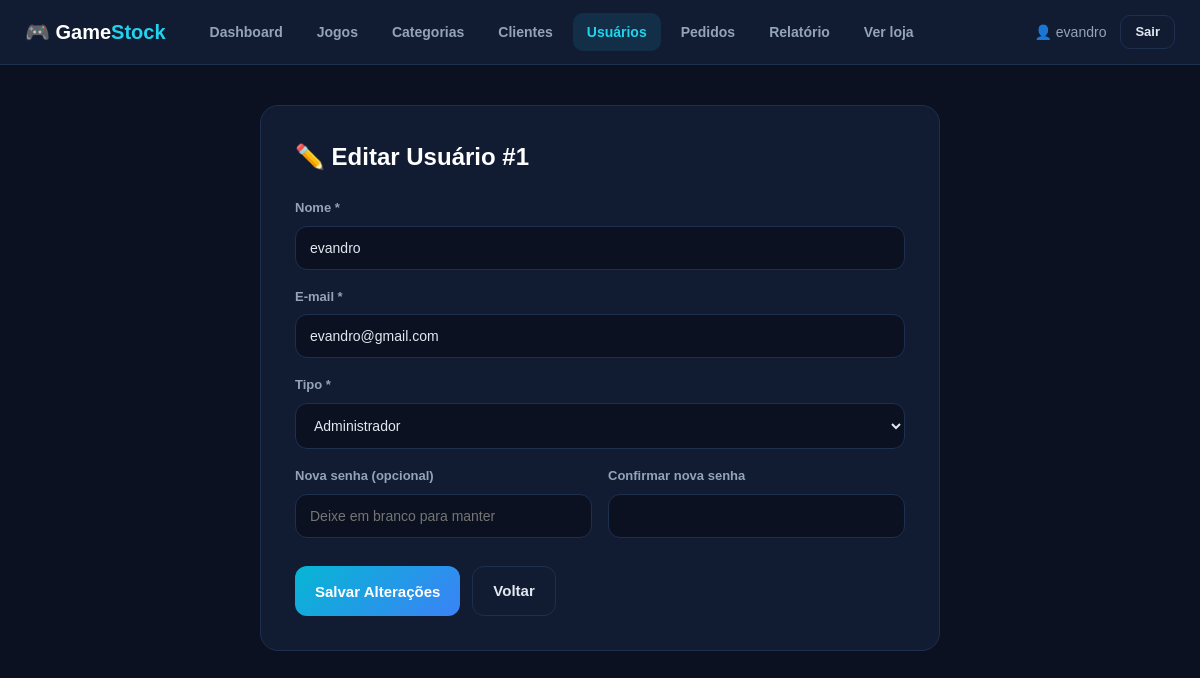
The page /admin/views/editar_usuario.php?id=1 (signed in) on the database its author committed.
### tables this page shows
CREATE TABLE usuarios (
    id INT AUTO_INCREMENT PRIMARY KEY,
    nome VARCHAR(100) NOT NULL,
    email VARCHAR(150) UNIQUE NOT NULL,
    senha VARCHAR(255) NOT NULL,
    tipo ENUM('admin', 'user') DEFAULT 'user',
    created_at TIMESTAMP DEFAULT CURRENT_TIMESTAMP,
    updated_at TIMESTAMP DEFAULT CURRENT_TIMESTAMP ON UPDATE CURRENT_TIMESTAMP
);

### admin/config/conexao.php (called while the page is built, shortened)
<?php
class Conexao
{
    private static ?PDO $instancia = null;
    public static function getInstance(): PDO
    {
        if (self::$instancia === null) {
            try {
                self::$instancia = new PDO(
                    'mysql:host=' . self::HOST . ';dbname=' . self::BANCO . ';charset=utf8mb4',
                    self::USUARIO,
                    self::SENHA,
                    [
                        PDO::ATTR_ERRMODE            => PDO::ERRMODE_EXCEPTION,
                        PDO::ATTR_DEFAULT_FETCH_MODE => PDO::FETCH_ASSOC,
                    ]
                );
            } catch (PDOException $e) {
                http_response_code(500);
                exit('Erro! Não foi possível conectar ao banco. Importe o arquivo database.sql e confira o admin/config/conexao.php. Detalhe: '
                    . htmlspecialchars($e->getMessage(), ENT_QUOTES, 'UTF-8'));
            }
        }
        return self::$instancia;
    }
}
function e($valor): string
{
    return htmlspecialchars((string)$valor, ENT_QUOTES, 'UTF-8');
}
function usuario_logado(): ?array
{
    return $_SESSION['usuario'] ?? null;
}
function old_pegar(): array
{
    $old = $_SESSION['old'] ?? [];
    return $old;
}

### admin/models/usuarios.php (called while the page is built, shortened)
<?php
require_once __DIR__ . '/../config/conexao.php';
class Usuario
{
    private $pdo;
    public function __construct()
    {
        $this->pdo = Conexao::getInstance();
    }
    public function buscarPorId($id)
    {
        $sth = $this->pdo->prepare(
            "SELECT id, nome, email, tipo, created_at, updated_at FROM usuarios WHERE id = ?"
        );
        $sth->execute([(int)$id]);
        return $sth->fetch();
    }
}

### admin/views/editar_usuario.php (the view, shortened to what this page needs)
<?php
require_once __DIR__ . '/../models/usuarios.php';
$id    = (int)($_GET['id'] ?? 0);
$atual = $id ? (new Usuario())->buscarPorId($id) : false;
$dados = array_merge(['nome' => $atual['nome'], 'email' => $atual['email'], 'tipo' => $atual['tipo']], old_pegar());
?>
<!DOCTYPE html>
<html lang="pt-br">
<head>
    <link rel="stylesheet" href="../public/css/style.css">
</head>
<body>
<header class="topbar">
    <div class="topbar-inner">
        <a class="brand" href="dashboard.php">🎮 Game<span>Stock</span></a>
        <nav class="nav">
            <a href="dashboard.php" class="">Dashboard</a>
            <a href="gerenciar_games.php" class="">Jogos</a>
            <a href="ver_categorias.php" class="">Categorias</a>
            <a href="ver_clientes.php" class="">Clientes</a>
            <a href="ver_usuarios.php" class="active">Usuários</a>
            <a href="ver_pedidos.php" class="">Pedidos</a>
            <a href="relatorio_vendas.php" class="">Relatório</a>
            <a href="../../loja/views/loja.php">Ver loja</a>
        </nav>
        <div class="topbar-user">
            <span>👤 <?= e(usuario_logado()['nome']) ?></span>
            <a href="../controllers/logout.php" class="btn-ghost">Sair</a>
        </div>
    </div>
</header>
<div class="form-container">
    <h2>✏️ Editar Usuário #<?= (int)$id ?></h2>
    <form method="POST" action="../controllers/salvar_usuario.php" data-validar novalidate>
        <div class="form-group">
            <label for="nome">Nome *</label>
            <input type="text" id="nome" name="nome" maxlength="100" value="<?= e($dados['nome']) ?>" required>
        </div>
        <div class="form-group">
            <label for="email">E-mail *</label>
            <input type="email" id="email" name="email" maxlength="150" value="<?= e($dados['email']) ?>" required>
        </div>
        <div class="form-group">
            <label for="tipo">Tipo *</label>
            <select id="tipo" name="tipo">
                <option value="admin" <?= $dados['tipo'] === 'admin' ? 'selected' : '' ?>>Administrador</option>
            </select>
        </div>
        <div class="form-row">
            <div class="form-group">
                <label for="senha">Nova senha (opcional)</label>
                <input type="password" id="senha" name="senha" minlength="6"  placeholder="Deixe em branco para manter">
            </div>
            <div class="form-group">
                <label for="confirmar">Confirmar nova senha</label>
                <input type="password" id="confirmar" name="confirmar" minlength="6" data-igual="#senha" >
            </div>
        </div>
        <div class="form-buttons">
            <button type="submit" class="btn-primary">Salvar Alterações</button>
            <a href="ver_usuarios.php" class="btn-secondary">Voltar</a>
        </div>
    </form>
</div>
</body>
</html>

### admin/public/css/style.css (style rules this page uses)
:root { --bg: #0b1120; --painel: #111c33; --painel-2: #16233f; --borda: #1f2f4f; --texto: #e2e8f0; --texto-suave: #94a3b8; --ciano: #22d3ee; --azul: #3b82f6; --verde: #22c55e; --amarelo: #f59e0b; --vermelho: #ef4444; --raio: 14px; }
* { margin: 0; padding: 0; box-sizing: border-box; }
body { font-family: Arial, Helvetica, sans-serif; background: var(--bg); color: var(--texto); min-height: 100vh; line-height: 1.45; }
a { color: inherit; }
.topbar { background: var(--painel); border-bottom: 1px solid var(--borda); position: sticky; top: 0; z-index: 20; }
.topbar-inner { max-width: 1400px; margin: 0 auto; padding: 0 25px; height: 64px; display: flex; align-items: center; gap: 30px; }
.brand { font-size: 20px; font-weight: bold; color: #fff; text-decoration: none; white-space: nowrap; }
.brand span { color: var(--ciano); }
.nav { display: flex; gap: 6px; flex: 1; }
.nav a { text-decoration: none; color: var(--texto-suave); padding: 9px 14px; border-radius: 10px; font-size: 14px; font-weight: bold; transition: .2s; }
.nav a.active { color: var(--ciano); background: rgba(34, 211, 238, .1); }
.topbar-user { display: flex; align-items: center; gap: 14px; font-size: 14px; color: var(--texto-suave); white-space: nowrap; }
.btn-ghost { text-decoration: none; border: 1px solid var(--borda); padding: 7px 14px; border-radius: 10px; color: var(--texto); font-size: 13px; font-weight: bold; transition: .2s; }
.btn-primary { display: inline-block; background: linear-gradient(135deg, #06b6d4, #3b82f6); color: #fff; text-decoration: none; border: none; cursor: pointer; font-size: 15px; font-weight: bold; padding: 13px 20px; border-radius: 12px; transition: .25s; white-space: nowrap; }
.btn-secondary { display: inline-block; text-decoration: none; background: transparent; color: var(--texto); border: 1px solid var(--borda); padding: 13px 20px; border-radius: 12px; font-size: 15px; font-weight: bold; transition: .2s; }
.form-container { max-width: 680px; margin: 40px auto; padding: 34px; background: var(--painel); border: 1px solid var(--borda); border-radius: 18px; }
.form-container h2 { color: #fff; margin-bottom: 24px; }
.form-group { margin-bottom: 18px; flex: 1; }
.form-group label { display: block; margin-bottom: 8px; font-size: 13px; font-weight: bold; color: var(--texto-suave); }
.form-group input, .form-group textarea, .form-group select { width: 100%; background: var(--bg); border: 1px solid var(--borda); color: var(--texto); padding: 13px 14px; border-radius: 12px; font-size: 14px; font-family: inherit; outline: none; transition: .2s; }
.form-row { display: flex; gap: 16px; }
.form-buttons { display: flex; gap: 12px; margin-top: 10px; }

### rows shown on the page
usuarios: nome "evandro", email "evandro@gmail.com", tipo "Administrador"

### other values the page prints
$id "1"
